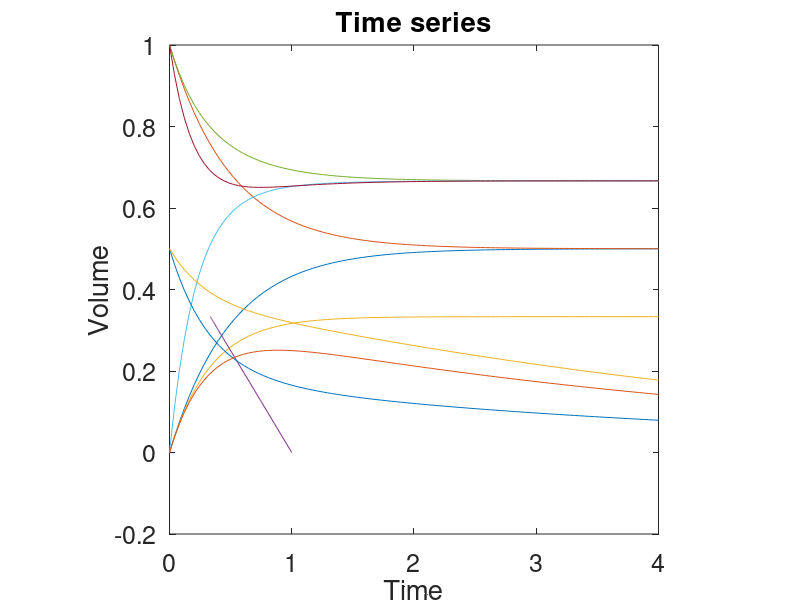

The MATLAB source for this figure:
% Input the 2x2 matrix describing your linear system as a variable A
A = [-1,1;1,-1]
% Input your initial conditions as a column vector x0
x0 = [0;1]
% Use eig(A) to find the eigenvalues and eigenvectors of A. 
% Then define the eigenvectors as column vectors v1 and v2, and the eigenvalues as lambda1, lambda2
% so that A*v1 = lambda1*v1, etc.
[V,D] = eig(A)
v1 = V(:,1)
v2 = V(:,2)
lambda1 = D(1,1)
lambda2 = D(2,2)
% Calculate the column vector c = [c1;c2] from the initial conditions using inv(V)
c = inv(V) * x0
c1 = c(1,1); c2 = c(2,1);

%--- Part 2 ----------

%%% Copy and paste all of the correct code from the previous part here
A = [-1,1;1,-1];
% Input your initial conditions as a column vector x0
x0 = [0;1];
% Use eig(A) to find the eigenvalues and eigenvectors of A. 
% Then define the eigenvectors as column vectors v1 and v2, and the eigenvalues as lambda1, lambda2
% so that A*v1 = lambda1*v1, etc.
[V,D] = eig(A);
v1 = V(:,1);
v2 = V(:,2);
lambda1 = D(1,1);
lambda2 = D(2,2);
% Calculate the column vector c = [c1;c2] from the initial conditions using inv(V)
c = inv(V) * x0;
c1 = c(1,1); c2 = c(2,1);
%%% Define a row vector t with 100 equally spaced entries, 
%%% beginning with 0 and ending at 4.
t = linspace(0,4,100);
%%% Define two row vectors h1 and h2, with entries corresponding 
%%% to h1(t) and h2(t) evaluated at each time in t.
lam1t = exp(lambda1*t);
lam2t = exp(lambda2*t);



h1 = c1*lam1t*v1(1,1) + c2*lam2t*v2(1,1) %c1*lam1t*v1(1,1) + c1*lam2t*v2(1,1)
h2 = c1*lam1t*v1(2,1) + c2*lam2t*v2(2,1);
%%% Now use plot to plot the two vectors against time on the same figure
%
plot(t,h1) %tell MATLAB to plot h1 here
%
hold on % You need to put this command in between the plot commands so that the curves appear on the same figure
%
plot(t,h2) %tell MATLAB to plot h2 here
%
% Don't worry about the following commands, they are just formatting commands for the figure
set(gca,'fontsize',18)
xlabel('Time')
ylabel('Volume')
title('Time series')

%-------Part 4------

% Input the 3x3 matrix describing your linear system as a variable A
A =  [-2,1,1;1,-2,1;1,1,-2];
% Input your initial conditions as a column vector x0
x0 =[0;1;0];
% Use eig(A) to find the eigenvalues and eigenvectors of A 
% Define the eigenvectors as column vectors v1, v2 and v3,
% and the eigenvalues as lambda1, lambda2, lambda3
% so that A*v1 = lambda1*v1, etc.
[V,D] = eig(A);
v1 = V(:,1);
v2 = V(:,2);
v3 = V(:,3);
d = diag(D);
lambda1 = d(1,1);
lambda2 = d(2,1);
lambda3 = d(3,1);
% Calculate the column vector c = [c1;c2;c3] from the initial conditions using inv(V)
c = inv(V) * x0;
c1 = c(1,1); c2 = c(2,1); c3 = c(3,1);
%%% Define a row vector t with 100 equally spaced entries, 
%%% beginning with 0 and ending at 4.
t = linspace(0,4, 100);
lam1t = exp(lambda1*t);
lam2t = exp(lambda2*t);
lam3t = exp(lambda3*t);
%%% Define three row vectors h1, h2 and h3, with entries corresponding 
%%% to h1(t), h2(t) and h3(t) evaluated at each time in t.
h1 = c1*lam1t*v1(1,1) + c2*lam2t*v2(1,1) + c3*lam3t*v3(1,1);
h2 = c1*lam1t*v1(2,1) + c2*lam2t*v2(2,1) + c3*lam3t*v3(2,1);
h3 = c1*lam1t*v1(3,1) + c2*lam2t*v2(3,1) + c3*lam3t*v3(3,1);
%%% Now use plot to plot the three vectors against time on the same figure
plot(t,h1,h2,h3)
hold on

set(gca,'fontsize',18)
xlabel('Time')
ylabel('Volume')
title('Time series')

%----Part 5-----

% Input the 3x3 matrix describing your linear system as a variable A
a12 = 1;
a13 = 1/2;
a23 = 2;

A = [-a12-a13, a12,a13;
a12, -a12-a23, a23;
a13, a23, -a13-a23;]
% Input your initial conditions as a column vector x0
x0 = [1;0;1];
% Use eig(A) to find the eigenvalues and eigenvectors of A 
% Define the eigenvectors as column vectors v1, v2 and v3,
% and the eigenvalues as lambda1, lambda2, lambda3
% so that A*v1 = lambda1*v1, etc.
[V,D] = eig(A);
v1 = V(:,1);
v2 = V(:,2);
v3 = V(:,3);
d = diag(D);
lambda1 = d(1,1);
lambda2 = d(2,1);
lambda3 = d(3,1);
% Calculate the column vector c = [c1;c2;c3] from the initial conditions using inv(V)
c = inv(V) * x0;
c1 = c(1,1); c2 = c(2,1); c3 = c(3,1);
%%% Define a row vector t with 100 equally spaced entries, 
%%% beginning with 0 and ending at 4.
t = linspace(0,4, 100);
lam1t = exp(lambda1*t);
lam2t = exp(lambda2*t);
lam3t = exp(lambda3*t);
%%% Define three row vectors h1, h2 and h3, with entries corresponding 
%%% to h1(t), h2(t) and h3(t) evaluated at each time in t.
h1 = c1*lam1t*v1(1,1) + c2*lam2t*v2(1,1) + c3*lam3t*v3(1,1);
h2 = c1*lam1t*v1(2,1) + c2*lam2t*v2(2,1) + c3*lam3t*v3(2,1);
h3 = c1*lam1t*v1(3,1) + c2*lam2t*v2(3,1) + c3*lam3t*v3(3,1);
%%% Now use plot to plot the three vectors against time on the same figure
plot(t,h1)
hold on
plot(t,h2)
plot(t,h3)
set(gca,'fontsize',18)
xlabel('Time')
ylabel('Volume')
title('Time series')
axis square
%------Part 6------

% Input the 3x3 matrix describing your linear system as a variable A
A=[-1-1,1,0;
1,-2,1;
0,1,-1;];
% Input your initial conditions as a column vector x0
x0 = [1/2;0;1/2;]
% Use eig(A) to find the eigenvalues and eigenvectors of A 
% Define the eigenvectors as column vectors v1, v2 and v3,
% and the eigenvalues as lambda1, lambda2, lambda3
% so that A*v1 = lambda1*v1, etc.
[V,D] = eig(A);
v1 = V(:,1);
v2 = V(:,2);
v3 = V(:,3);
d = diag(D);
lambda1 = d(1,1);
lambda2 = d(2,1);
lambda3 = d(3,1);
% Calculate the column vector c = [c1;c2;c3] from the initial conditions using inv(V)
c = inv(V) * x0;
c1 = c(1,1); c2 = c(2,1); c3 = c(3,1);
%%% Define a row vector t with 100 equally spaced entries, 
%%% beginning with 0 and ending at 4.
t = linspace(0,4, 100);
lam1t = exp(lambda1*t);
lam2t = exp(lambda2*t);
lam3t = exp(lambda3*t);
%%% Define three row vectors h1, h2 and h3, with entries corresponding 
%%% to h1(t), h2(t) and h3(t) evaluated at each time in t.
h1 = c1*lam1t*v1(1,1) + c2*lam2t*v2(1,1) + c3*lam3t*v3(1,1);
h2 = c1*lam1t*v1(2,1) + c2*lam2t*v2(2,1) + c3*lam3t*v3(2,1);
h3 = c1*lam1t*v1(3,1) + c2*lam2t*v2(3,1) + c3*lam3t*v3(3,1);
%%% Now use plot to plot the three vectors against time on the same figure
plot(t,h1)
hold on
plot(t,h2)
plot(t,h3)
set(gca,'fontsize',18)
xlabel('Time')
ylabel('Volume')
title('Time series')